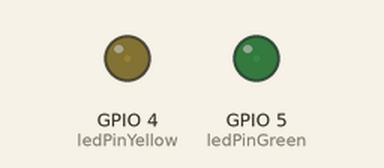
A sketch run on a simulated ESP32. Shown: output pins drawn as LEDs (lit = HIGH). What the sketch prints to the serial monitor is not drawn.

Above: at 0.05 s.
At 1.15 s:
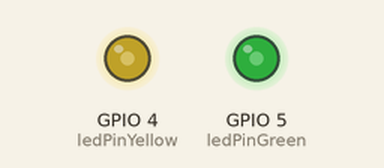
At 2.3 s:
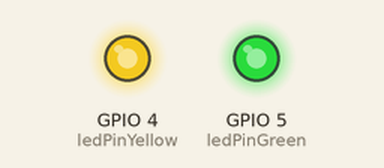
At 4.6 s:
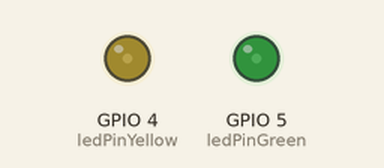
Timing chart, 0 to 6.7 s (numbered marks = the images above):
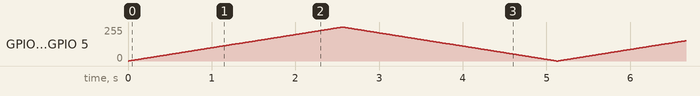

The sketch:

lab01.ino
```cpp
// 定义两个外部LED的引脚 (分别接 D4 和 D5)
const int ledPinYellow = 4;
const int ledPinGreen = 5;

// 设置PWM属性 (频率 5000Hz, 分辨率 8位)
const int freq = 5000;
const int resolution = 8;

void setup() {
  Serial.begin(9600);

  // 为两个引脚分别附加 PWM 功能
  ledcAttach(ledPinYellow, freq, resolution);
  ledcAttach(ledPinGreen, freq, resolution);
}

void loop() {
  // 逐渐变亮 (同步)
  for(int dutyCycle = 0; dutyCycle <= 255; dutyCycle++){
    // 同时向两个引脚写入相同的占空比
    ledcWrite(ledPinYellow, dutyCycle);
    ledcWrite(ledPinGreen, dutyCycle);
    delay(10);
  }

  // 逐渐变暗 (同步)
  for(int dutyCycle = 255; dutyCycle >= 0; dutyCycle--){
    ledcWrite(ledPinYellow, dutyCycle);
    ledcWrite(ledPinGreen, dutyCycle);
    delay(10);
  }

  Serial.println("Combined breathing cycle completed");
}
```
